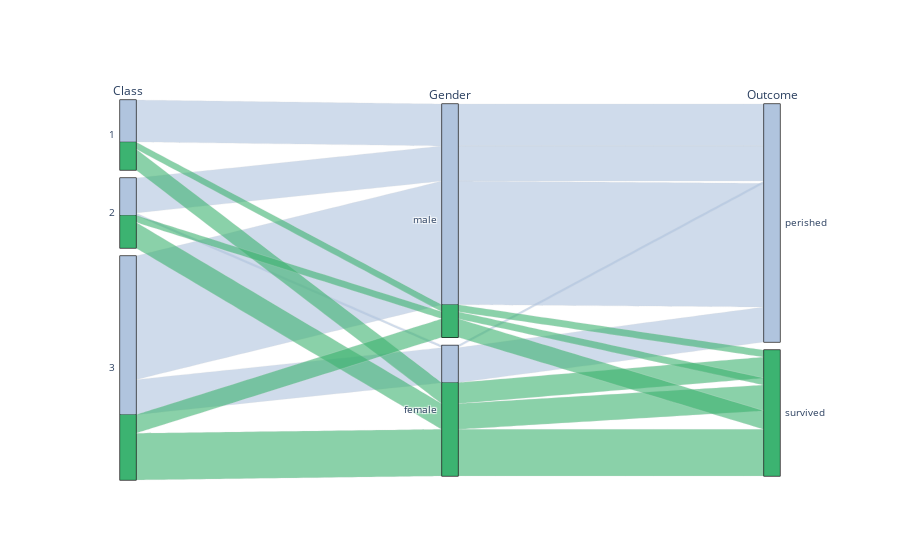

The notebook cell saved with this chart:
### Code cell
import plotly.graph_objects as go


titanic_df = pd.read_csv("https://raw.githubusercontent.com/plotly/datasets/master/titanic.csv")

# Create dimensions
class_dim = go.parcats.Dimension(
    values=titanic_df.Pclass,
    categoryorder='category ascending', label="Class"
)

gender_dim = go.parcats.Dimension(values=titanic_df.Sex, label="Gender")

survival_dim = go.parcats.Dimension(
    values=titanic_df.Survived, label="Outcome", categoryarray=[0, 1],
    ticktext=['perished', 'survived']
)

# Create parcats trace
color = titanic_df.Survived;
colorscale = [[0, 'lightsteelblue'], [1, 'mediumseagreen']];

fig = go.Figure(data = [go.Parcats(dimensions=[class_dim, gender_dim, survival_dim],
        line={'color': color, 'colorscale': colorscale},
        hoveron='color', hoverinfo='count+probability',
        # labelfont={'size': 18, 'family': 'Times'},
        # tickfont={'size': 16, 'family': 'Times'},
        arrangement='freeform')])

fig.show()

### Figure 1 — Plotly figure (JSON) as saved in the notebook; plotly's stock layout.template omitted (floating-point values rounded to 4 significant figures; data arrays with more than 128 entries replaced by an {"elided": "..."} marker saying what was removed)
{"data": [{"arrangement": "freeform", "dimensions": [{"categoryorder": "category ascending", "label": "Class", "values": {"elided": "156 int values"}}, {"label": "Gender", "values": {"elided": "156 str values"}}, {"categoryarray": [0, 1], "label": "Outcome", "ticktext": ["perished", "survived"], "values": {"elided": "156 int values"}}], "hoverinfo": "count+probability", "hoveron": "color", "line": {"color": {"elided": "156 int values"}, "colorscale": [[0, "lightsteelblue"], [1, "mediumseagreen"]]}, "type": "parcats"}], "layout": {}}
